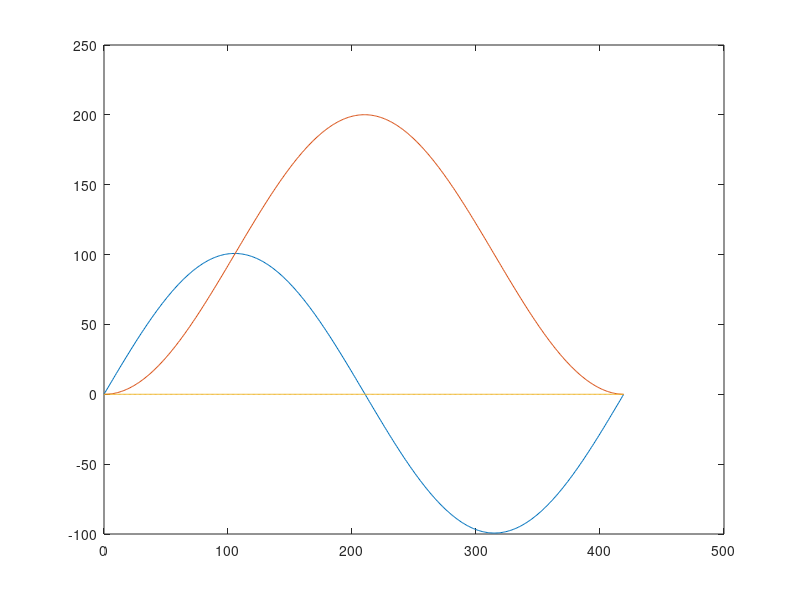
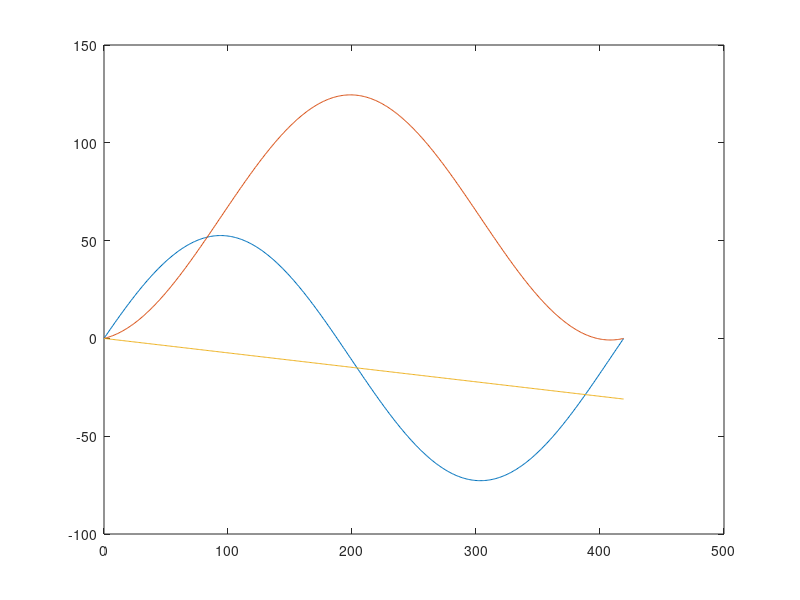

The MATLAB script that drew these images, in order:
%% Task 2.3


% Without current
t_end = 419;
U = 1.5;
w = 0.859;
t = 0:t_end;
v = zeros(t_end, 3);
s = zeros(t_end, 3);
for it = 0:t_end
    v(it+1,:) = [U*cosd(w*it) U*sind(w*it) 0];
    if it == 0
        s(it+1,1) = 0;
        s(it+1,2) = 0;
        s(it+1,3) = 0;
    else
        s(it+1,1) = s(it,1) + v(it,1);
        s(it+1,2) = s(it,2) + v(it,2);
        s(it+1,3) = s(it,3) + v(it,3);
    end
end
    
figure(1)
plot(t, s);

% With current

t_end = 419;
U = 1.5;
w = 0.859;
t = 0:t_end;
v = zeros(t_end, 3);
s = zeros(t_end, 3);
for it = 0:t_end
    v(it+1,:) = [0.926*cosd(w*it)-0.158*sind(w*it) 0.926*sind(w*it)+0.158*cosd(w*it) -0.074];
    if it == 0
        s(it+1,1) = 0;
        s(it+1,2) = 0;
        s(it+1,3) = 0;
    else
        s(it+1,1) = s(it,1) + v(it,1);
        s(it+1,2) = s(it,2) + v(it,2);
        s(it+1,3) = s(it,3) + v(it,3);
    end
end
    
figure(2)
plot(t, s);
